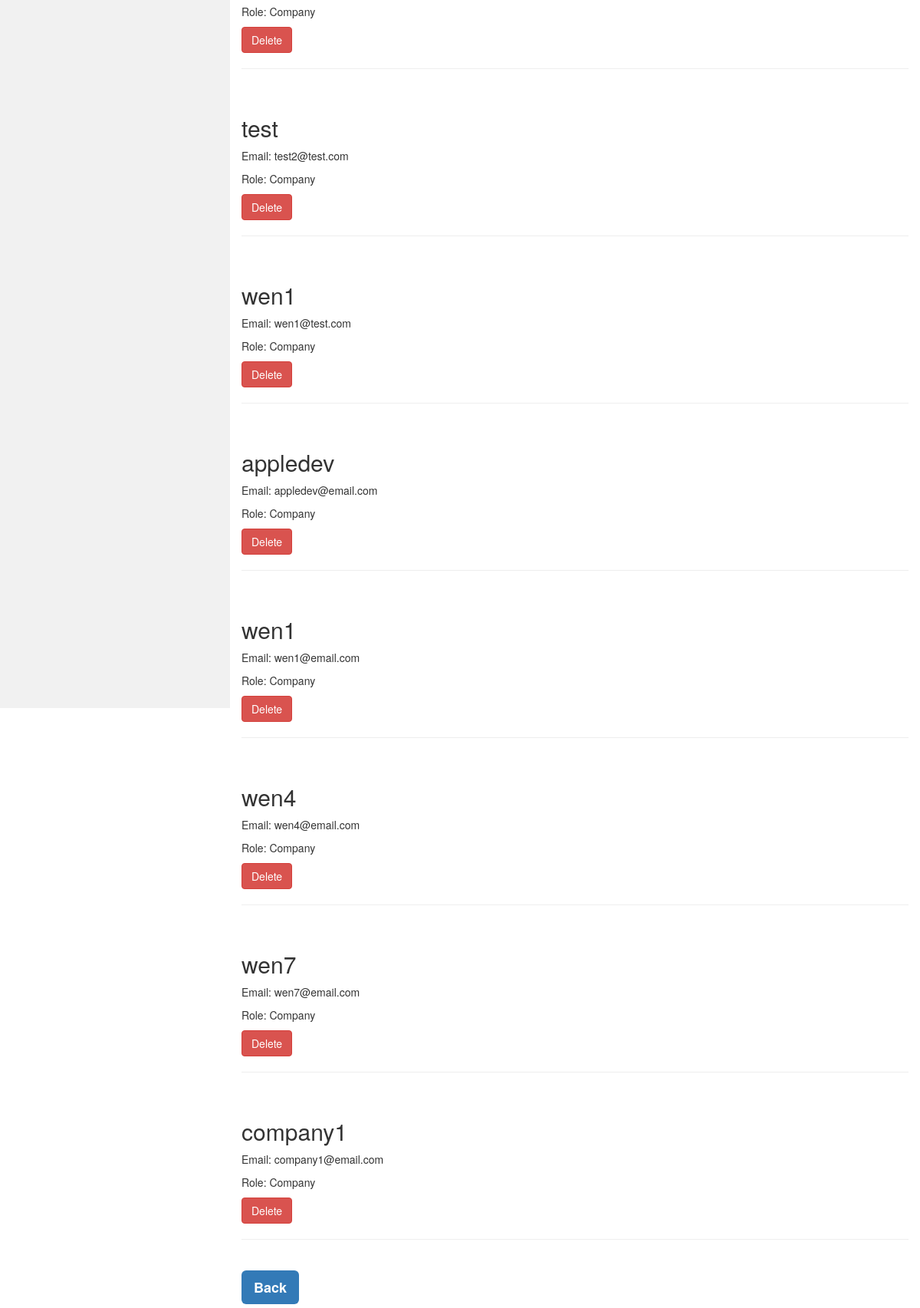
Before: /main/html/admin-reviewcompany.php (signed in, lower part) with the older database file.
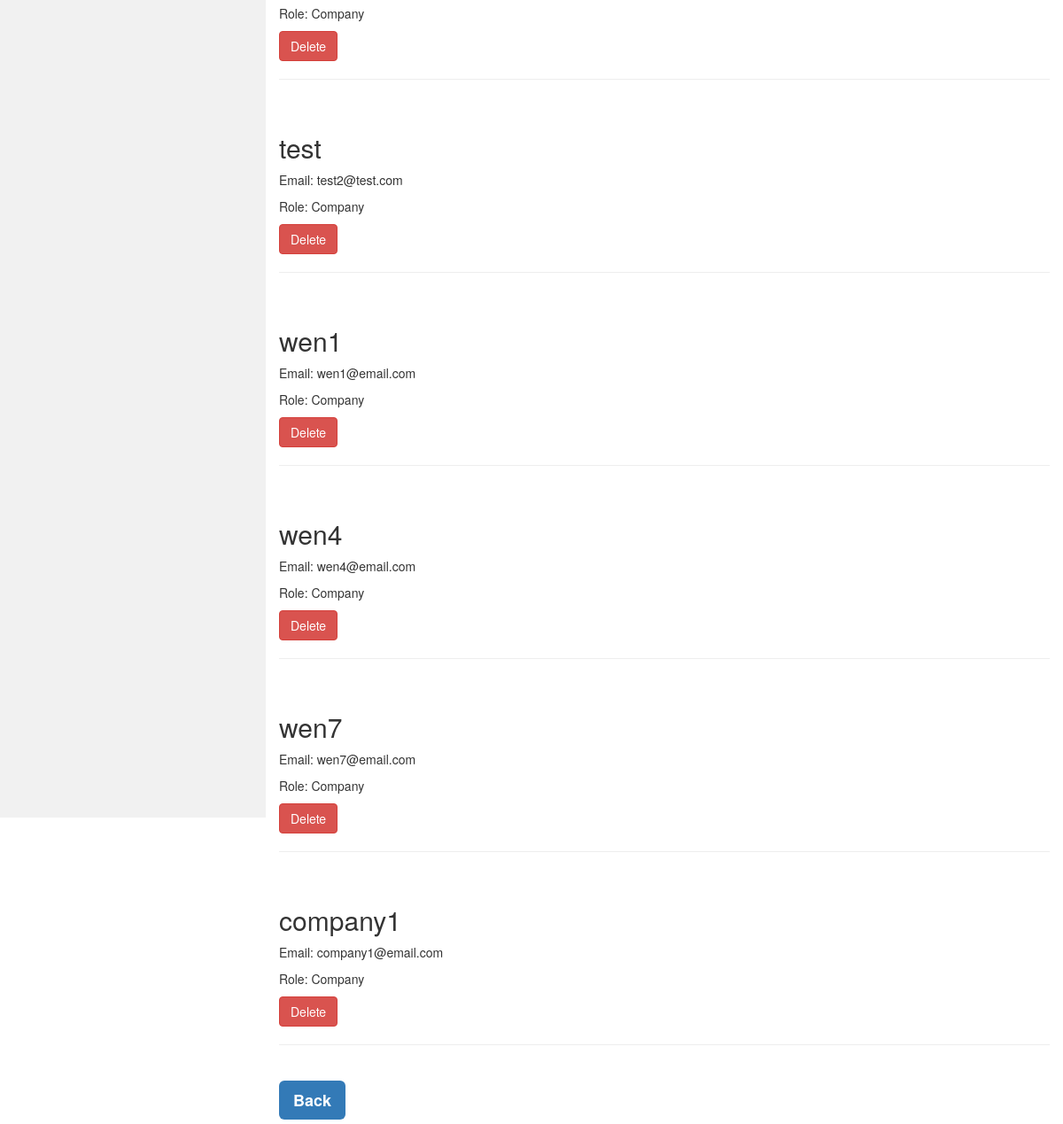
After: the same page with the newer database file.
### tables this page shows
CREATE TABLE `users` (
  `id` int(11) NOT NULL,
  `name` varchar(255) NOT NULL,
  `email` varchar(255) NOT NULL,
  `password` varchar(255) NOT NULL,
  `role` varchar(50) NOT NULL,
  `profile_image` varchar(255) DEFAULT NULL,
  `age` int(3) DEFAULT NULL,
  `gender` varchar(10) DEFAULT NULL,
  `address` varchar(255) DEFAULT NULL,
  `profession` varchar(50) DEFAULT NULL,
  `CompanySpecialization` varchar(50) DEFAULT NULL
);

### main/html/admin-reviewcompany.php (the view, shortened to what this page needs)
<?php
require '../php/config.php';
$sql = "SELECT id, name, email, role FROM users WHERE role='Company'";
$stmt = $conn->prepare($sql);
if (!$stmt->execute()) {
    die("Execute failed: " . $stmt->error);
}
$result = $stmt->get_result();
?>
<!DOCTYPE html>
<html lang="en">
<head>
  <link rel="stylesheet" href="../css/CompanyJobListingStyle.css">
  <link rel="stylesheet" href="https://maxcdn.bootstrapcdn.com/bootstrap/3.4.1/css/bootstrap.min.css">
</head>
<body>
<div class="container-fluid">
  <div class="row content">
    <div class="col-sm-3 sidenav">
      <br>
    </div>
    <div class="col-sm-9">
      <?php
      if ($result->num_rows > 0) {
          while ($row = $result->fetch_assoc()) {
              echo '<h2>' . htmlspecialchars($row["name"], ENT_QUOTES, 'UTF-8') . '</h2>';
              echo '<p>Email: ' . htmlspecialchars($row["email"], ENT_QUOTES, 'UTF-8') . '</p>';
              echo '<p>Role: ' . htmlspecialchars($row["role"], ENT_QUOTES, 'UTF-8') . '</p>';
              echo '<form method="POST" action="../php/config.php" style="display:inline;">';
              echo '<button type="submit" class="btn btn-danger">Delete</button>';
              echo '</form>';
              echo '<hr><br>';
          }
      } else {
          echo "<p>No job listings found.</p>";
      }
      ?>
      <a href="./adminpanel.php">
        <label type="button" class="btn-lg btn-primary">Back</label>
      </a>
    </div>
  </div>
</div>
</body>
</html>

Changed rows visible on the page:
removed users: name "wen1", email "wen1@test.com", role "Company"
removed users: name "appledev", email "appledev@email.com", role "Company"
